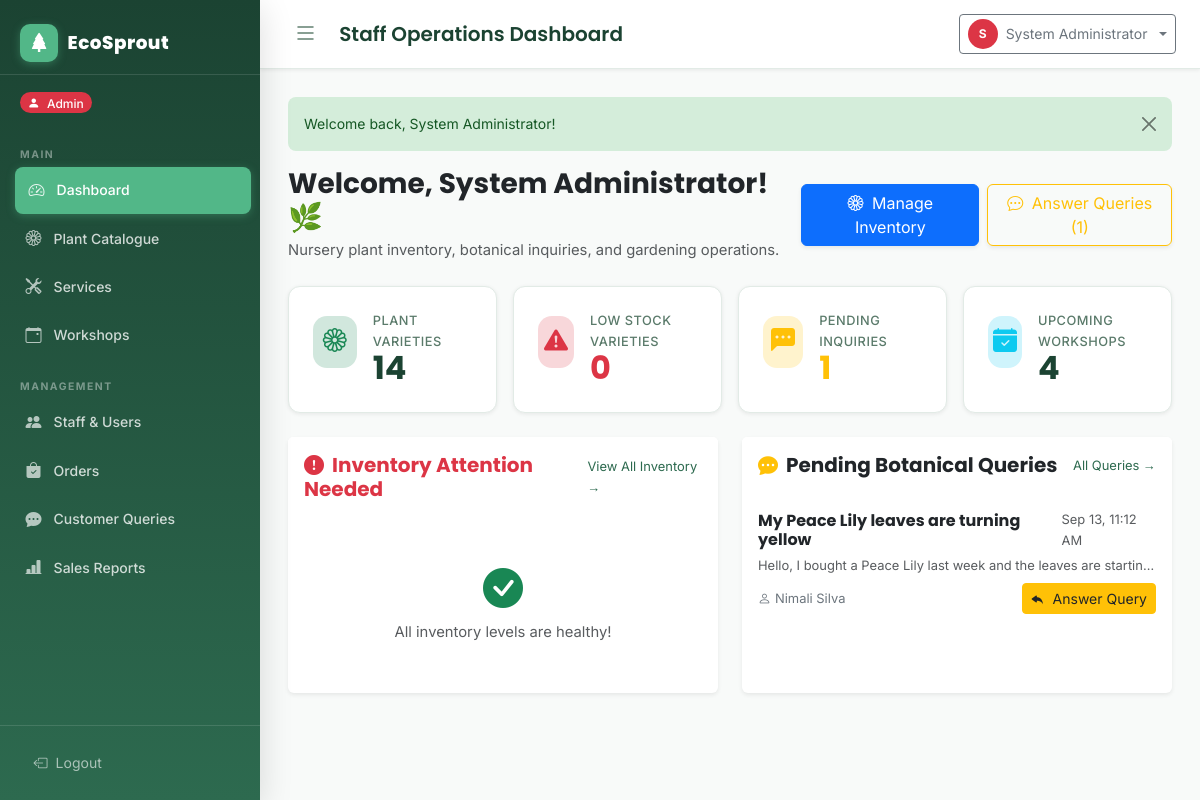
The app's page /staff/dashboard.php (signed in) with its own data.
### tables this page shows
CREATE TABLE IF NOT EXISTS users (
    id          INT UNSIGNED AUTO_INCREMENT PRIMARY KEY,
    full_name   VARCHAR(120)  NOT NULL,
    email       VARCHAR(180)  NOT NULL UNIQUE,
    phone       VARCHAR(20)   NULL,
    password    VARCHAR(255)  NOT NULL COMMENT 'Bcrypt hash via password_hash()',
    role        ENUM('customer','staff','admin') NOT NULL DEFAULT 'customer',
    status      ENUM('enabled','disabled')       NOT NULL DEFAULT 'enabled',
    created_at  TIMESTAMP NOT NULL DEFAULT CURRENT_TIMESTAMP,
    updated_at  TIMESTAMP NOT NULL DEFAULT CURRENT_TIMESTAMP ON UPDATE CURRENT_TIMESTAMP,
    INDEX idx_email  (email),
    INDEX idx_role   (role),
    INDEX idx_status (status)
);

CREATE TABLE IF NOT EXISTS queries (
    id          INT UNSIGNED AUTO_INCREMENT PRIMARY KEY,
    customer_id INT UNSIGNED NOT NULL,
    subject     VARCHAR(250) NOT NULL,
    message     TEXT         NOT NULL,
    status      ENUM('open','answered','closed') NOT NULL DEFAULT 'open',
    response    TEXT         NULL COMMENT 'Staff/Admin reply',
    responded_by INT UNSIGNED NULL COMMENT 'FK to users.id of the staff member who replied',
    created_at  TIMESTAMP NOT NULL DEFAULT CURRENT_TIMESTAMP,
    updated_at  TIMESTAMP NOT NULL DEFAULT CURRENT_TIMESTAMP ON UPDATE CURRENT_TIMESTAMP,
    FOREIGN KEY (customer_id)  REFERENCES users(id) ON DELETE CASCADE,
    FOREIGN KEY (responded_by) REFERENCES users(id) ON DELETE SET NULL,
    INDEX idx_customer_id (customer_id),
    INDEX idx_status      (status)
);

### includes/auth.php (called while the page is built, shortened)
<?php
function getCurrentUserId(): int
{
    return (int) ($_SESSION['user_id'] ?? 0);
}
function getCurrentUser(): ?array
{
    $userId = getCurrentUserId();
    try {
        $pdo = getPDO();
        $stmt = $pdo->prepare("SELECT id, full_name, email, phone, role, status, created_at, updated_at FROM users WHERE id = ?");
        $stmt->execute([$userId]);
        $user = $stmt->fetch();
        return $user ?: null;
    } catch (Exception $e) {
        error_log('[EcoSprout] getCurrentUser error: ' . $e->getMessage());
        return [
            'id'         => $userId,
            'full_name'  => $_SESSION['user_name'] ?? 'User',
            'email'      => $_SESSION['user_email'] ?? '',
            'phone'      => '',
            'role'       => $_SESSION['user_role'] ?? 'customer',
            'status'     => $_SESSION['user_status'] ?? 'enabled',
            'created_at' => date('Y-m-d H:i:s'),
            'updated_at' => date('Y-m-d H:i:s'),
        ];
    }
}
function getBaseUrl(): string
{
    $protocol = (!empty($_SERVER['HTTPS']) && $_SERVER['HTTPS'] !== 'off') ? 'https' : 'http';
    $host     = $_SERVER['HTTP_HOST'] ?? 'localhost';
    $scriptName = str_replace('\\', '/', $_SERVER['SCRIPT_NAME'] ?? '');
    if (preg_match('#^(.*?)/(?:admin|staff|customer|actions|includes|assets|database)(?:/|$)#i', $scriptName, $matches)) {
        $subFolder = $matches[1];
    } else {
        $subFolder = dirname($scriptName);
    }
    $subFolder = str_replace('\\', '/', $subFolder);
    return rtrim($protocol . '://' . $host . $subFolder, '/');
}

### staff/dashboard.php (the view, shortened to what this page needs)
<?php
require_once __DIR__ . '/../includes/auth.php';
require_once __DIR__ . '/../includes/functions.php';
$pdo  = getPDO();
$base = getBaseUrl();
$user = getCurrentUser();
$totalPlants = (int) $pdo->query("SELECT COUNT(*) FROM plants")->fetchColumn();
$lowStockCount = (int) $pdo->query("SELECT COUNT(*) FROM plants WHERE stock_quantity <= 10")->fetchColumn();
$openQueries = (int) $pdo->query("SELECT COUNT(*) FROM queries WHERE status='open'")->fetchColumn();
$upcomingWorkshops = (int) $pdo->query("SELECT COUNT(*) FROM workshops WHERE schedule_date >= NOW()")->fetchColumn();
$lowStockPlants = $pdo->query("
    SELECT id, plant_name, botanical_name, category, stock_quantity, price
    FROM plants
    WHERE stock_quantity <= 10
    ORDER BY stock_quantity ASC
    LIMIT 6
")->fetchAll();
$recentQueries = $pdo->query("
    SELECT q.*, u.full_name AS customer_name, u.email AS customer_email
    FROM queries q
    JOIN users u ON q.customer_id = u.id
    WHERE q.status = 'open'
    ORDER BY q.created_at DESC
    LIMIT 5
")->fetchAll();
?>
<!DOCTYPE html>
<html lang="en">
<head>
    <link rel="stylesheet" href="https://cdn.jsdelivr.net/npm/bootstrap@5.3.3/dist/css/bootstrap.min.css">
    <link rel="stylesheet" href="https://cdn.jsdelivr.net/npm/bootstrap-icons@1.11.3/font/bootstrap-icons.min.css">
    <link rel="stylesheet" href="<?= $base ?>/assets/css/style.css">
</head>
<body>
<div class="app-wrapper">
    <?php require_once __DIR__ . '/../components/sidebar.php'; ?>
    <div class="main-content">
        <?php require_once __DIR__ . '/../components/navbar.php'; ?>
        <div class="content-area">
            <?= renderFlash() ?>
            <div class="d-flex flex-column flex-md-row justify-content-between align-items-md-center gap-3 mb-4">
                <div>
                    <h2 class="h3 mb-1 text-dark fw-bold">Welcome, <?= htmlspecialchars($user['full_name'] ?? 'Staff') ?>! 🌿</h2>
                    <p class="text-muted mb-0">Nursery plant inventory, botanical inquiries, and gardening operations.</p>
                </div>
                <div class="d-flex gap-2">
                    <a href="<?= $base ?>/staff/inventory.php" class="btn btn-primary shadow-sm">
                        <i class="bi bi-flower1 me-1"></i> Manage Inventory
                    </a>
                    <a href="<?= $base ?>/staff/queries.php" class="btn btn-outline-warning shadow-sm">
                        <i class="bi bi-chat-dots me-1"></i> Answer Queries (<?= $openQueries ?>)
                    </a>
                </div>
            </div>
            <div class="row g-3 mb-4">
                <div class="col-6 col-lg-3">
                    <div class="stat-card">
                        <div class="d-flex align-items-center gap-3">
                            <div class="stat-icon bg-success-subtle text-success">
                                <i class="bi bi-flower1"></i>
                            </div>
                            <div>
                                <div class="stat-label">Plant Varieties</div>
                                <div class="stat-value"><?= number_format($totalPlants) ?></div>
                            </div>
                        </div>
                    </div>
                </div>
                <div class="col-6 col-lg-3">
                    <div class="stat-card">
                        <div class="d-flex align-items-center gap-3">
                            <div class="stat-icon bg-danger-subtle text-danger">
                                <i class="bi bi-exclamation-triangle-fill"></i>
                            </div>
                            <div>
                                <div class="stat-label">Low Stock Varieties</div>
                                <div class="stat-value text-danger fw-bold"><?= number_format($lowStockCount) ?></div>
                            </div>
                        </div>
                    </div>
                </div>
                <div class="col-6 col-lg-3">
                    <div class="stat-card">
                        <div class="d-flex align-items-center gap-3">
                            <div class="stat-icon bg-warning-subtle text-warning">
                                <i class="bi bi-chat-left-dots-fill"></i>
                            </div>
                            <div>
                                <div class="stat-label">Pending Inquiries</div>
                                <div class="stat-value text-warning fw-bold"><?= number_format($openQueries) ?></div>
                            </div>
                        </div>
                    </div>
                </div>
                <div class="col-6 col-lg-3">
                    <div class="stat-card">
                        <div class="d-flex align-items-center gap-3">
                            <div class="stat-icon bg-info-subtle text-info">
                                <i class="bi bi-calendar-check-fill"></i>
                            </div>
                            <div>
                                <div class="stat-label">Upcoming Workshops</div>
                                <div class="stat-value"><?= number_format($upcomingWorkshops) ?></div>
                            </div>
                        </div>
                    </div>
                </div>
            </div>
            <div class="row g-4">
                <div class="col-12 col-lg-6">
                    <div class="card border-0 shadow-sm h-100">
                        <div class="card-header bg-white py-3 border-0 d-flex justify-content-between align-items-center">
                            <h5 class="card-title mb-0 fw-bold text-danger">
                                <i class="bi bi-exclamation-circle-fill me-2"></i>Inventory Attention Needed
                            </h5>
                            <a href="<?= $base ?>/staff/inventory.php" class="small text-decoration-none">View All Inventory &rarr;</a>
                        </div>
                        <div class="card-body p-0">
                            <?php if (empty($lowStockPlants)): ?>
                                <div class="text-center py-5 text-muted">
                                    <i class="bi bi-check-circle-fill text-success display-6 d-block mb-2"></i>
                                    All inventory levels are healthy!
                                </div>
                            <?php endif; ?>
                        </div>
                    </div>
                </div>
                <div class="col-12 col-lg-6">
                    <div class="card border-0 shadow-sm h-100">
                        <div class="card-header bg-white py-3 border-0 d-flex justify-content-between align-items-center">
                            <h5 class="card-title mb-0 fw-bold">
                                <i class="bi bi-chat-dots-fill text-warning me-2"></i>Pending Botanical Queries
                            </h5>
                            <a href="<?= $base ?>/staff/queries.php" class="small text-decoration-none">All Queries &rarr;</a>
                        </div>
                        <div class="card-body p-0">
                            <?php if (empty($recentQueries)): ?>
                                <div class="text-center py-5 text-muted">
                                    <i class="bi bi-chat-check-fill text-success display-6 d-block mb-2"></i>
                                    No pending customer queries! Great job!
                                </div>
                            <?php else: ?>
                                <div class="list-group list-group-flush">
                                    <?php foreach ($recentQueries as $rq): ?>
                                        <div class="list-group-item p-3">
                                            <div class="d-flex justify-content-between align-items-center mb-1">
                                                <h6 class="mb-0 fw-bold text-dark"><?= htmlspecialchars($rq['subject']) ?></h6>
                                                <small class="text-muted"><?= date('M d, h:i A', strtotime($rq['created_at'])) ?></small>
                                            </div>
                                            <p class="text-muted small mb-2 text-truncate"><?= htmlspecialchars($rq['message']) ?></p>
                                            <div class="d-flex justify-content-between align-items-center">
                                                <small class="text-secondary"><i class="bi bi-person me-1"></i><?= htmlspecialchars($rq['customer_name']) ?></small>
                                                <a href="<?= $base ?>/staff/queries.php?search=<?= urlencode($rq['subject']) ?>" class="btn btn-sm btn-warning text-dark">
                                                    <i class="bi bi-reply-fill me-1"></i> Answer Query
                                                </a>
                                            </div>
                                        </div>
                                    <?php endforeach; ?>
                                </div>
                            <?php endif; ?>
                        </div>
                    </div>
                </div>
            </div>
        </div>
    </div>
</div>
</body>
</html>

### assets/css/style.css (style rules this page uses)
:root { --eco-primary: #2d6a4f; --eco-primary-dark: #1b4332; --eco-primary-light: #40916c; --eco-accent: #52b788; --eco-accent-light: #95d5b2; --eco-mint: #d8f3dc; --eco-earth: #a98467; --eco-sand: #f4e8c1; --eco-bark: #6b4226; --eco-gray-50: #f8faf9; --eco-gray-100: #f0f4f2; --eco-gray-200: #e2ebe6; --eco-gray-400: #9dbaab; --eco-gray-600: #5a7a6a; --eco-gray-800: #2c3e35; --sidebar-width: 260px; --navbar-height: 64px; --border-radius: 12px; --border-radius-sm: 8px; --shadow-sm: 0 1px 4px rgba(0,0,0,0.08); --shadow-md: 0 4px 16px rgba(0,0,0,0.10); --shadow-lg: 0 8px 32px rgba(0,0,0,0.14); --transition: all 0.25s cubic-bezier(.4,0,.2,1); }
*, *::before, *::after { box-sizing: border-box; }
html { scroll-behavior: smooth; }
body { font-family: 'Inter', system-ui, sans-serif; background-color: var(--eco-gray-50); color: var(--eco-gray-800); font-size: 0.925rem; line-height: 1.6; min-height: 100vh; }
h1, h2, h3, h4, h5, h6 { font-family: 'Poppins', 'Inter', sans-serif; font-weight: 700; color: var(--eco-primary-dark); }
a { color: var(--eco-primary); text-decoration: none; transition: var(--transition); }
.app-wrapper { display: flex; width: 100%; min-height: 100vh; overflow-x: hidden; position: relative; }
.main-content { margin-left: 260px !important; width: calc(100% - 260px) !important; max-width: calc(100% - 260px) !important; min-width: 0; flex: 1 1 auto; display: flex; flex-direction: column; min-height: 100vh; transition: margin-left 0.3s cubic-bezier(.4,0,.2,1), width 0.3s cubic-bezier(.4,0,.2,1), max-width 0.3s cubic-bezier(.4,0,.2,1); overflow-x: hidden; box-sizing: border-box; }
.content-area, .page-content { padding: 1.75rem; flex: 1 0 auto; width: 100%; max-width: 100%; min-width: 0; }
.stat-card { background: #fff; border-radius: var(--border-radius); padding: 1.5rem; box-shadow: var(--shadow-sm); border: 1px solid var(--eco-gray-200); transition: var(--transition); height: 100%; }
.stat-card .stat-icon { width: 52px; height: 52px; border-radius: 14px; display: flex; align-items: center; justify-content: center; font-size: 1.5rem; margin-bottom: 1rem; }
.stat-card .stat-value { font-size: 2rem; font-weight: 700; font-family: 'Poppins', sans-serif; color: var(--eco-primary-dark); line-height: 1; margin-bottom: 0.25rem; }
.stat-card .stat-label { font-size: 0.8rem; font-weight: 500; color: var(--eco-gray-600); text-transform: uppercase; letter-spacing: 0.5px; }

### records on screen
users: full_name "System Administrator"
queries: subject "My Peace Lily leaves are turning yellow", created_at "Sep 13, 11:12 AM", message "Hello, I bought a Peace Lily last week and the leaves are startin…", customer.full_name "Nimali Silva"

### other values on screen
$role "Admin"
$pageHeading "Staff Operations Dashboard"
substr($userName, 0, 1) "S"
$userName "System Administrator"
$msg "Welcome back, System Administrator!"
$openQueries "1"
$totalPlants "14"
$lowStockCount "0"
$upcomingWorkshops "4"
